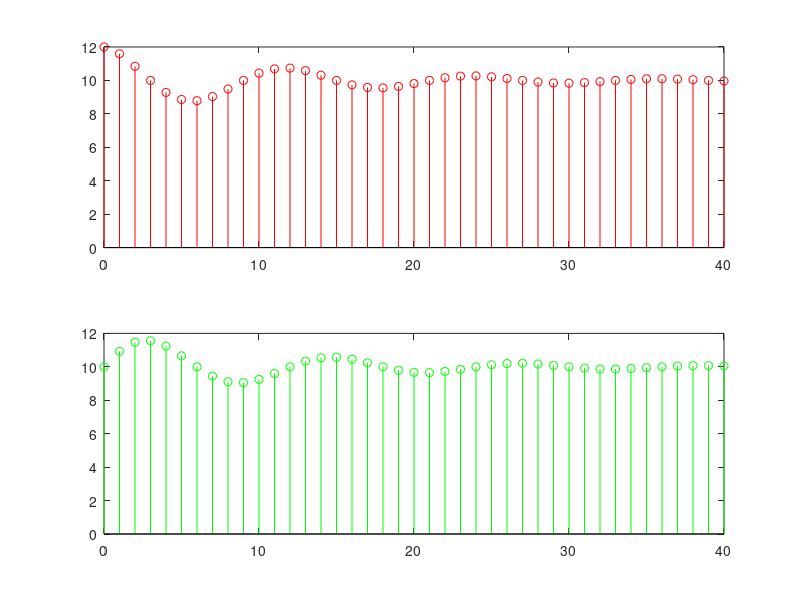

The MATLAB source for this figure:
n=0:40;
k=2
c=-(1/12)+(pi/6)*i;
y=k*exp(c*n);
subplot(2,1,1);
stem(n,real(y)+10,'r');
subplot(2,1,2);
stem(n,imag(y)+10,'g');
